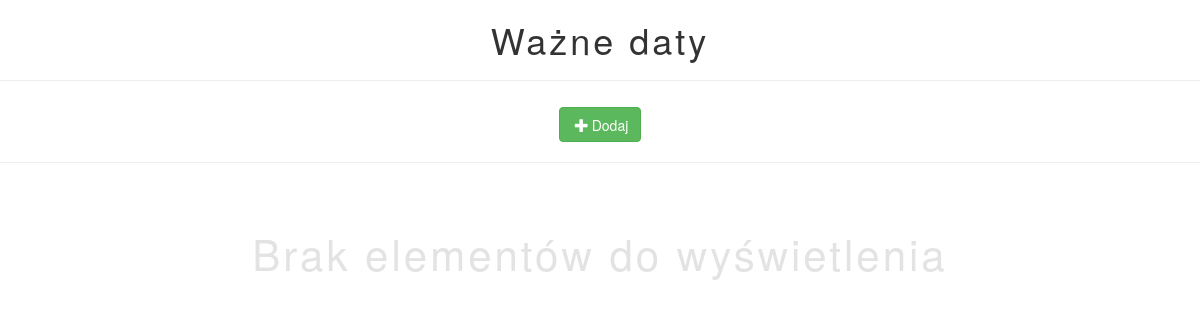
Page /importantDates/list.php (signed in) on the earlier database version.
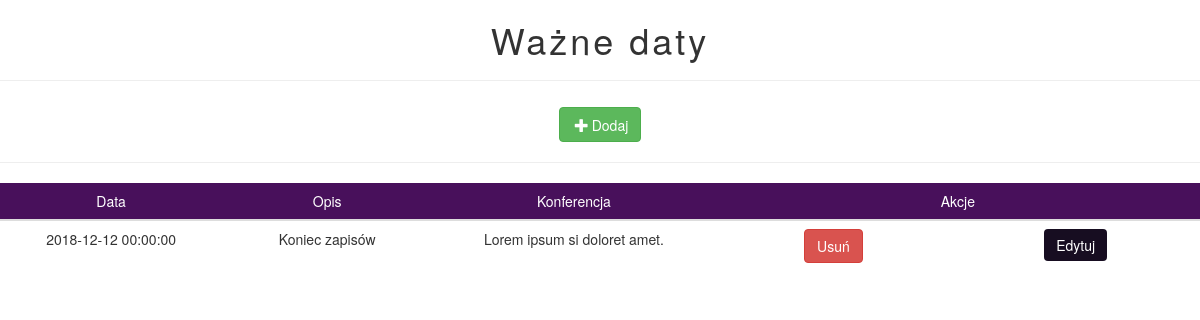
Same page on the later database version.
### tables this page shows
CREATE TABLE IF NOT EXISTS `important_dates` (
  `id` int(11) NOT NULL AUTO_INCREMENT,
  `conference_id` int(11) DEFAULT NULL,
  `date` datetime NOT NULL,
  `description` longtext NOT NULL,
  PRIMARY KEY (`id`),
  KEY `IDX_67B6B843604B8382` (`conference_id`)
);

CREATE TABLE IF NOT EXISTS `conference` (
  `id` int(11) NOT NULL AUTO_INCREMENT,
  `tittle` varchar(120) NOT NULL,
  `description` longtext NOT NULL,
  `address_id` int(11) DEFAULT NULL,
  PRIMARY KEY (`id`),
  KEY `ADDRESSINCONFERENCE` (`address_id`)
);

### public/importantDates/list.php (the view, shortened to what this page needs)
<html>
    <head>
    </head>
    <body>
        <header class="">
            <h1>Ważne daty</h1>
        </header>
        <hr>
        <nav>
            <a href="new.php" class="btn btn-success"><span class="glyphicon glyphicon-plus" aria-hidden="true"></span>Dodaj</a>
        </nav>
        <hr>
        <div class="table-responsive">
<?php
if ($_SESSION['role'] > 1)
{
    require ('../connection.php');
    $statement = 'SELECT * FROM important_dates ';
    $query = $pdo->query($statement);
    if ($query->rowCount() > 0)
    {
        echo '<table class="table table-responsive">
                <thead class="bg-primary">
                    <tr>
                        <th>Data</th>
                        <th>Opis</th>
                        <th>Konferencja</th>
                        <th colspan="2">Akcje</th>
                    </tr>
                </thead>';
        foreach ($query as $row)
        {
            echo '<tr>';
            echo '<td>'.$row['date'].'</td>';
            echo '<td>'.$row['description'].'</td>';
            $statement = 'SELECT * FROM conference WHERE id = '.$row['conference_id'];
            $q = $pdo->query($statement);
            $r = $q->fetch();
            echo '<td>'.$r['tittle'].'</td>';
            echo "<td><form action='delete.php' method='POST'><input type='hidden' name='id' value='".$row['id']."'><input type='submit' class='btn btn-danger' value='Usuń'></form></td>";
            echo "<td><form action='edit.php' method='POST'><input type='hidden' name='id' value='".$row['id']."'><input type='submit' class='btn btn-primary' value='Edytuj'></form></td>";
            echo '</tr>';
        }
        echo '</table>';
    }
    else
    {
        echo '<p class="text-muted">Brak elementów do wyświetlenia</p>';
    }
}
else
{
    header("Location: ../login.php");
    die();
}
?>
        </div>
    </body>
</html>

Differences in the rows shown:
added important_dates: date "2018-12-12 00:00:00", description "Koniec zapisów", conference.tittle "Lorem ipsum si doloret amet."
Other differences:
text no longer shown: "Brak elementów do wyświetlenia"
text now shown: "Data Opis Konferencja Akcje"
